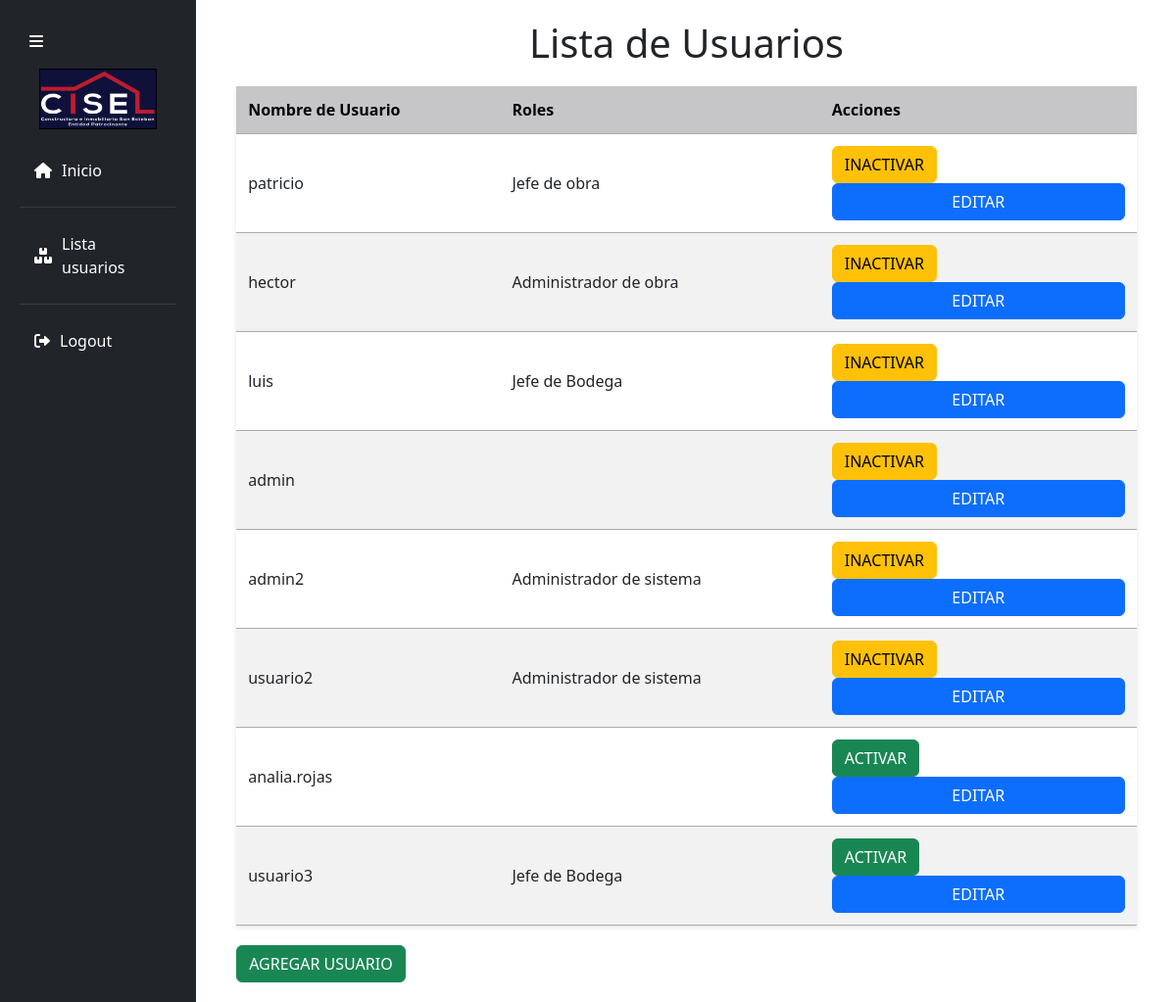
/usuarios/, run on an earlier commit of the app's database.
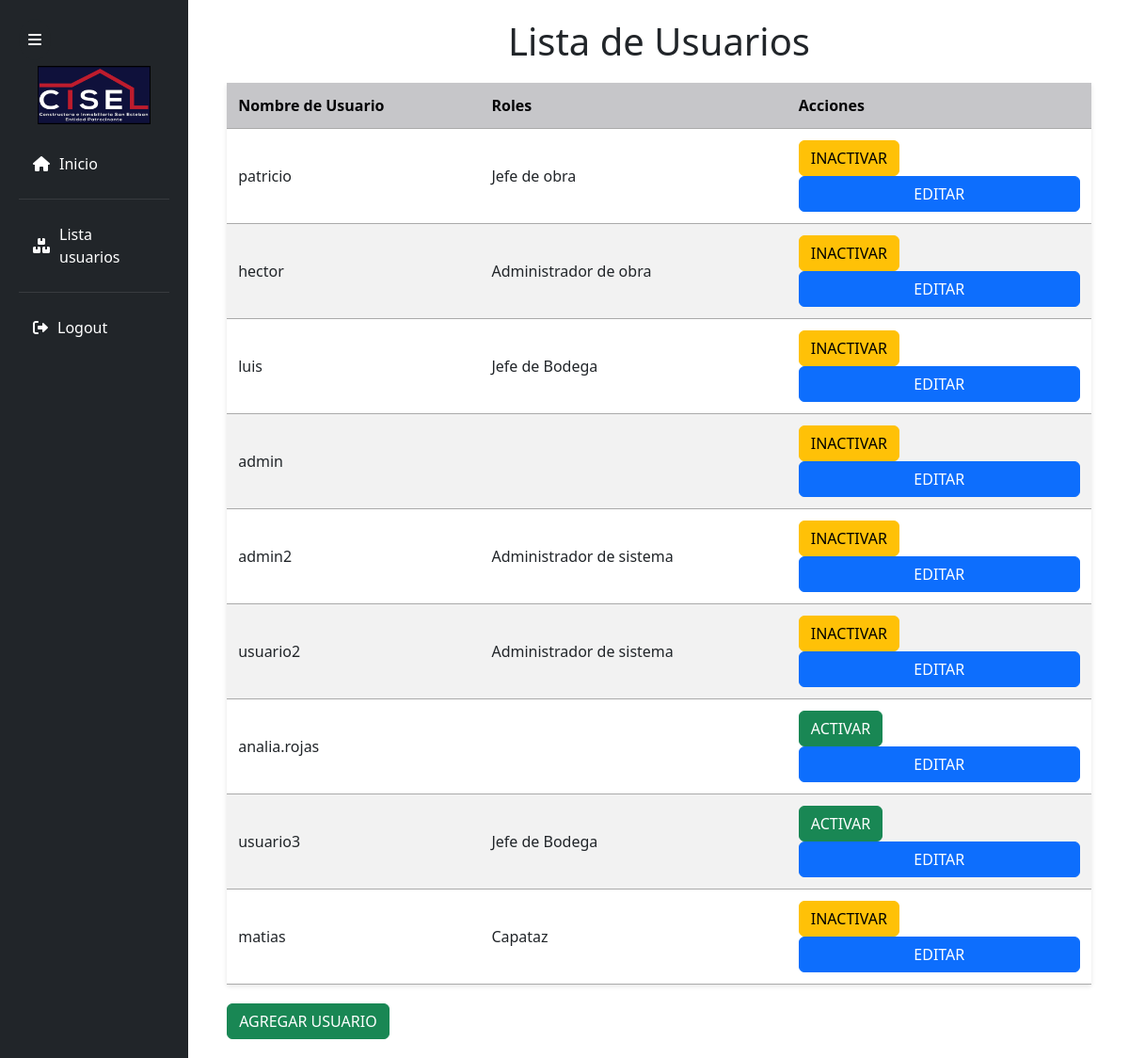
And on a later commit of the database.
### Polls/models.py (models this page shows, shortened)
class CustomUser(AbstractUser):
    roles = models.ManyToManyField(Role,  related_name='users')

class Role(models.Model):
    name = models.CharField(max_length=50)

### Polls/views.py (the view)
# urls.py: path('usuarios/', views.lista_usuarios, name='lista_usuarios'),
def lista_usuarios(request):
    users = CustomUser.objects.all()
    return render(request, 'Modulo_administrador/menu_administrador/user_list.html', {'users': users})

### Polls/context_processors.py (called while the page is built, shortened)
def get_role_context(request):
    user = request.user
    return {}

### Polls/templates/Modulo_administrador/menu_administrador/user_list.html (shortened to what this page needs)
{% extends 'Modulo_administrador/base/base_admin.html' %} {% load static %}
{% block title %}Lista de Usuarios{% endblock %} {% block content %}
<h1>Lista de Usuarios</h1>
<table>
  <thead>
    <tr>
      <th>Nombre de Usuario</th>
      <th>Roles</th>
      <th>Acciones</th>
    </tr>
  </thead>
  <tbody>
    {% if users %} {% for user in users %}
    <tr>
      <td>{{ user.username }}</td>
      <td>
        {% for role in user.roles.all %} {{ role.name }}
         {% endfor %}
      </td>
      <td>
        {% if user.is_active %}
        <a href="{% url 'inactivar_usuario' user.id %}" class="btn btn-warning"
          >Inactivar</a
        >
        {% else %}
        <a href="{% url 'activar_usuario' user.id %}" class="btn btn-success"
          >Activar</a
        >
        {% endif %}
        <a href="{% url 'editar_usuario' user.id %}" class="btn btn-primary btn-primari"
          >Editar</a
        >
      </td>
    </tr>
    {% empty %}
    <tr>
      <td colspan="3">No hay usuarios registrados.</td>
    </tr>
    {% endfor %} {% else %}
    <tr>
      <td colspan="3">No hay usuarios registrados.</td>
    </tr>
    {% endif %}
  </tbody>
</table>
<a href="{% url 'crear_usuario' %}" class="btn btn-success">Agregar Usuario</a>
{% endblock %}

What changed in the data, as far as the page shows it:
added CustomUser: username "matias", is_active "INACTIVAR"
now on this page (row unchanged): Role: name "Capataz", shown under "matias"
